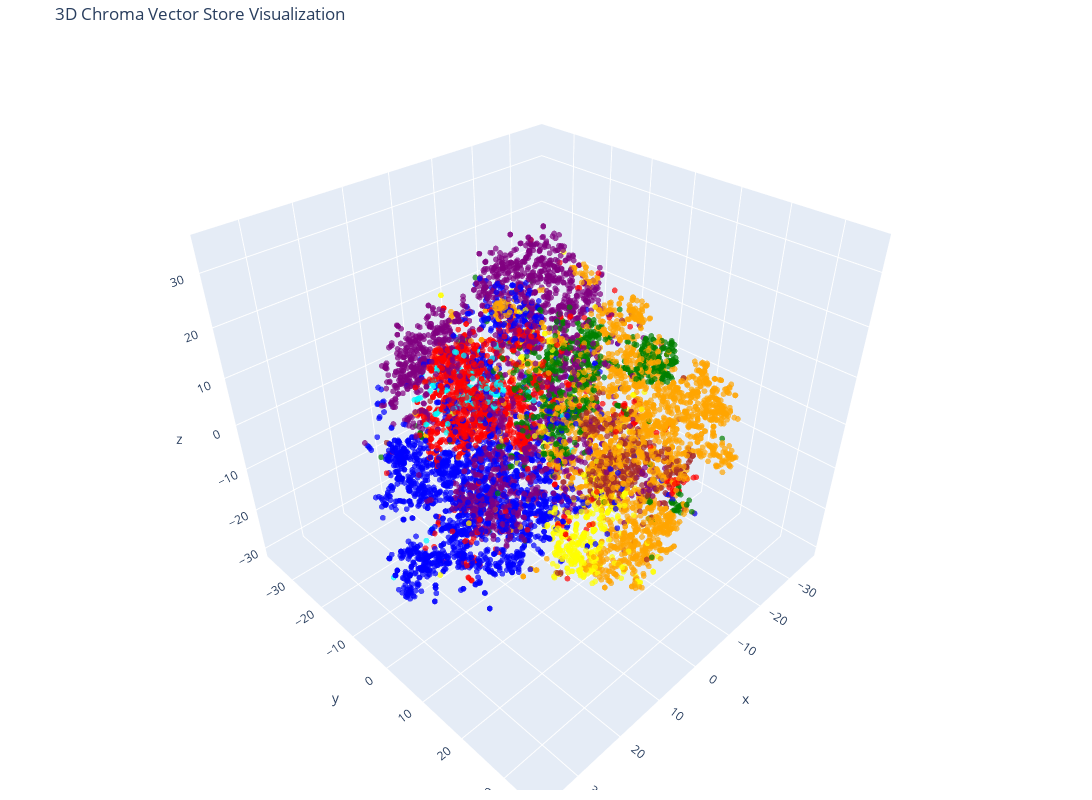

Notebook source saved alongside this figure:
### Code cell
# Create the 3D scatter plot
fig = go.Figure(data=[go.Scatter3d(
    x=reduced_vectors[:, 0],
    y=reduced_vectors[:, 1],
    z=reduced_vectors[:, 2],
    mode='markers',
    marker=dict(size=2, color=colors, opacity=0.7),
    text=[f"Category: {c}<br>Text: {d[:50]}..." for c, d in zip(categories, documents)],
    hoverinfo='text'
)])

fig.update_layout(
    title='3D Chroma Vector Store Visualization',
    scene=dict(xaxis_title='x', yaxis_title='y', zaxis_title='z'),
    width=1200,
    height=800,
    margin=dict(r=20, b=10, l=10, t=40)
)

fig.show()

### Figure 1 — Plotly figure (JSON) as saved in the notebook; plotly's stock layout.template omitted (floating-point values rounded to 4 significant figures; data arrays with more than 128 entries replaced by an {"elided": "..."} marker saying what was removed)
{"data": [{"hoverinfo": "text", "marker": {"color": {"elided": "10000 str values"}, "opacity": 0.7, "size": 2}, "mode": "markers", "text": {"elided": "10000 str values"}, "type": "scatter3d", "x": {"elided": "10000 float values"}, "y": {"elided": "10000 float values"}, "z": {"elided": "10000 float values"}}], "layout": {"height": 800, "margin": {"b": 10, "l": 10, "r": 20, "t": 40}, "scene": {"xaxis": {"title": {"text": "x"}}, "yaxis": {"title": {"text": "y"}}, "zaxis": {"title": {"text": "z"}}}, "title": {"text": "3D Chroma Vector Store Visualization"}, "width": 1200}}
